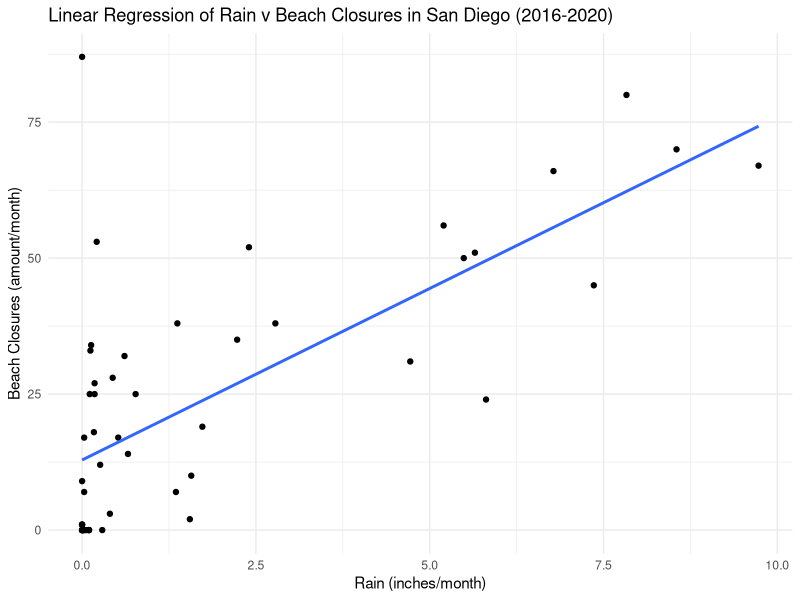
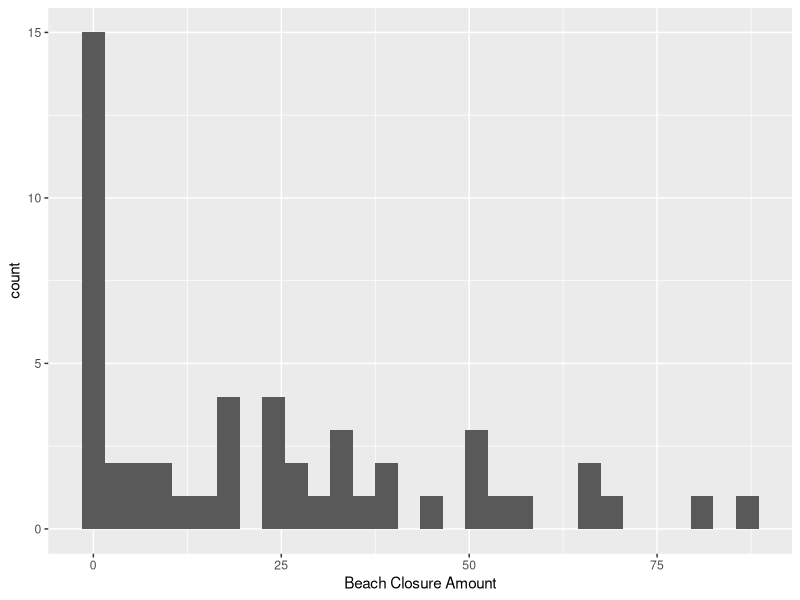
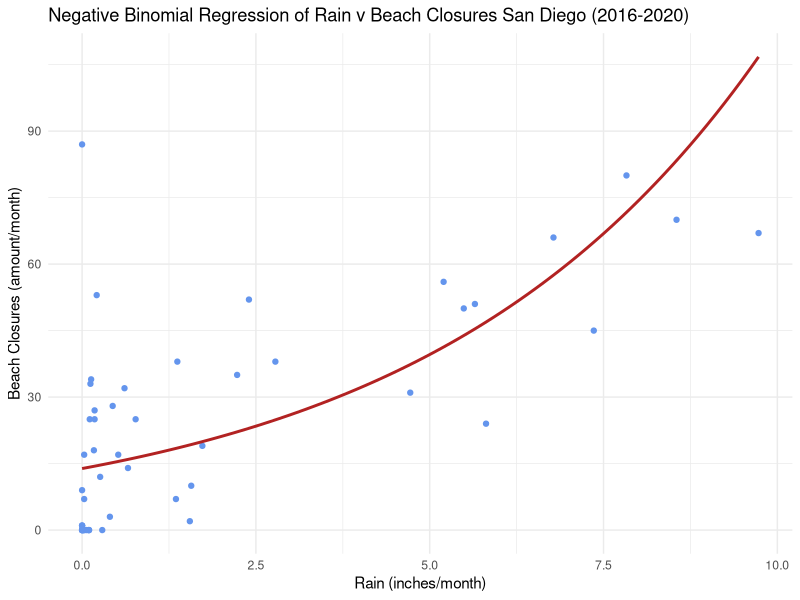

Write the R code that produced these figures, in order.
## ---- chunk 1
# Load Libraries
library(tidyverse)
library(MASS) # for negative binomial regression
library(here)
library(lubridate) # for dates
## ---- chunk 2
# Water Quality Advisories
wqa <- read_csv(here("data", "Department_of_Environmental_Health_Beach_Water_Quality_Advisories_20241203.csv")) %>% 
  mutate(Date = str_replace(Date, "AM", "")) %>% 
  mutate(Date = str_replace(Date, "12:00:00", ""))%>% 
 mutate(Date = str_trim(Date))

# Precipitation Data
sd_precip <- read_csv(here("data", "SDG_PRECIP.csv")) 
## ---- chunk 3
# Clean column names, convert to lower case
colnames(wqa) <- tolower(colnames(wqa))
colnames(sd_precip) <- tolower(colnames(sd_precip))

# Remove spaces
colnames(wqa) <- gsub(" ", "_", colnames(wqa))
colnames(sd_precip) <- gsub(" ", "_", colnames(sd_precip))

# Remove preceding zeros in wqa date column
wqa$date <- sub("^0", "", wqa$date)

## ---- chunk 4
# Check class of date columns
print(class(sd_precip$date))
print(class(wqa$date))

# Convert from character to datetime
sd_precip$date <- mdy(sd_precip$date)
wqa$date <- mdy(wqa$date)

# Confirm conversion
print(class(sd_precip$date))
print(class(wqa$date))
## ---- chunk 5
# Set days equal to the 1st, keep only months since we are doing a monthly analysis
wqa$date <- floor_date(wqa$date, unit = "month")
## ---- chunk 6
# Remove columns we don't need
wqa <- subset(wqa, select = c(date, total_closure_beach_days))

sd_precip <- subset(sd_precip, select = -c(rain_inches_sd, rain_inches_osm))
## ---- chunk 7
# Join tables
wqa_sd_precip <- full_join(wqa, sd_precip, by = "date")
## ---- chunk 8
# Plot raw data for beginner visualization
ggplot(data=wqa_sd_precip, aes(x = rain_inch_total, y = total_closure_beach_days)) +
  geom_point()+
  labs(x= "Rain (inches/month)",
       y = "Beach Closures (amount/month)",
      title = 'Linear Regression of Rain v Beach Closures in San Diego (2016-2020)')+
  geom_smooth(method = lm, se = FALSE)+
  theme_minimal()
## ---- chunk 9
# Is our data normally distributed?
ggplot(data = wqa_sd_precip, aes(x = total_closure_beach_days))+
  geom_histogram()+
  labs(x = "Beach Closure Amount")
## ---- chunk 10
# Fit Poisson model
poisson_model <- glm(total_closure_beach_days ~ rain_inch_total, family = poisson, data = wqa_sd_precip)

# Calculate dispersion statistic
dispersion <- sum(residuals(poisson_model, type = "pearson")^2) / poisson_model$df.residual

# If dispersion > 1, over-dispersion is present
dispersion
## ---- chunk 11
# Negative binomial regression model
model <- glm.nb(total_closure_beach_days ~ rain_inch_total, data = wqa_sd_precip)

summary(model)
## ---- chunk 12
# Plot it
ggplot(data = wqa_sd_precip, aes(x = rain_inch_total, y = total_closure_beach_days)) +
  geom_point(color = "cornflowerblue") +
  geom_smooth(method = "glm.nb", se = FALSE, color = "firebrick") +
  labs(x = "Rain (inches/month)", 
       y = "Beach Closures (amount/month)", 
       title = "Negative Binomial Regression of Rain v Beach Closures San Diego (2016-2020)") +
  theme_minimal()
